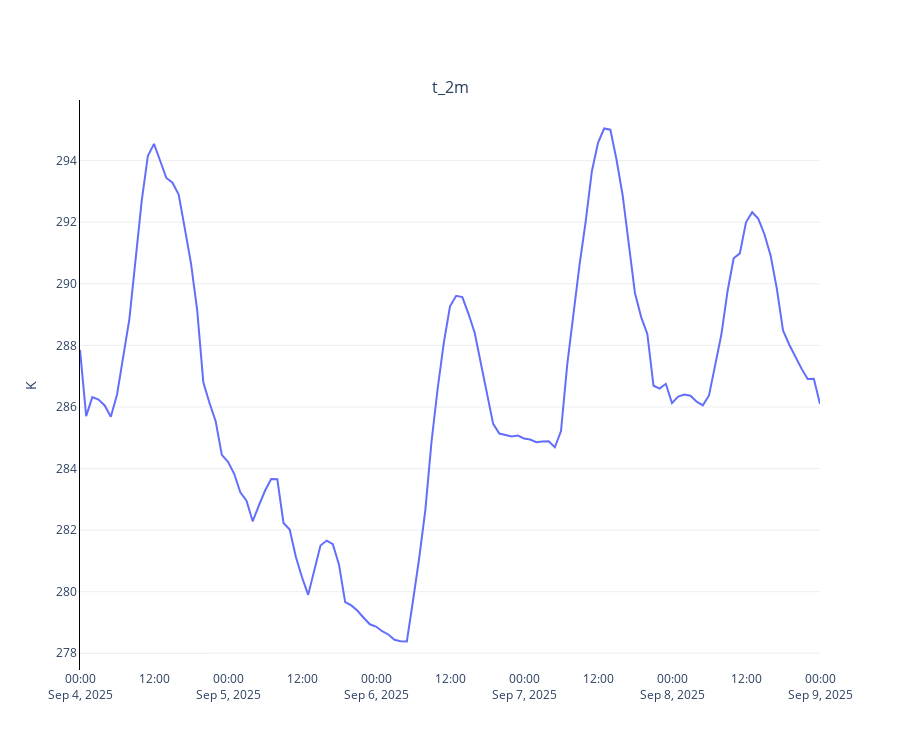

The notebook cell this image was saved under:
### Markdown cell above
**Plot the results**

### Code cell
from earthkit.plots.interactive import Chart

chart = Chart()
chart.line(ds)
chart.show()  # Replace with chart.show() in an interactive session!
